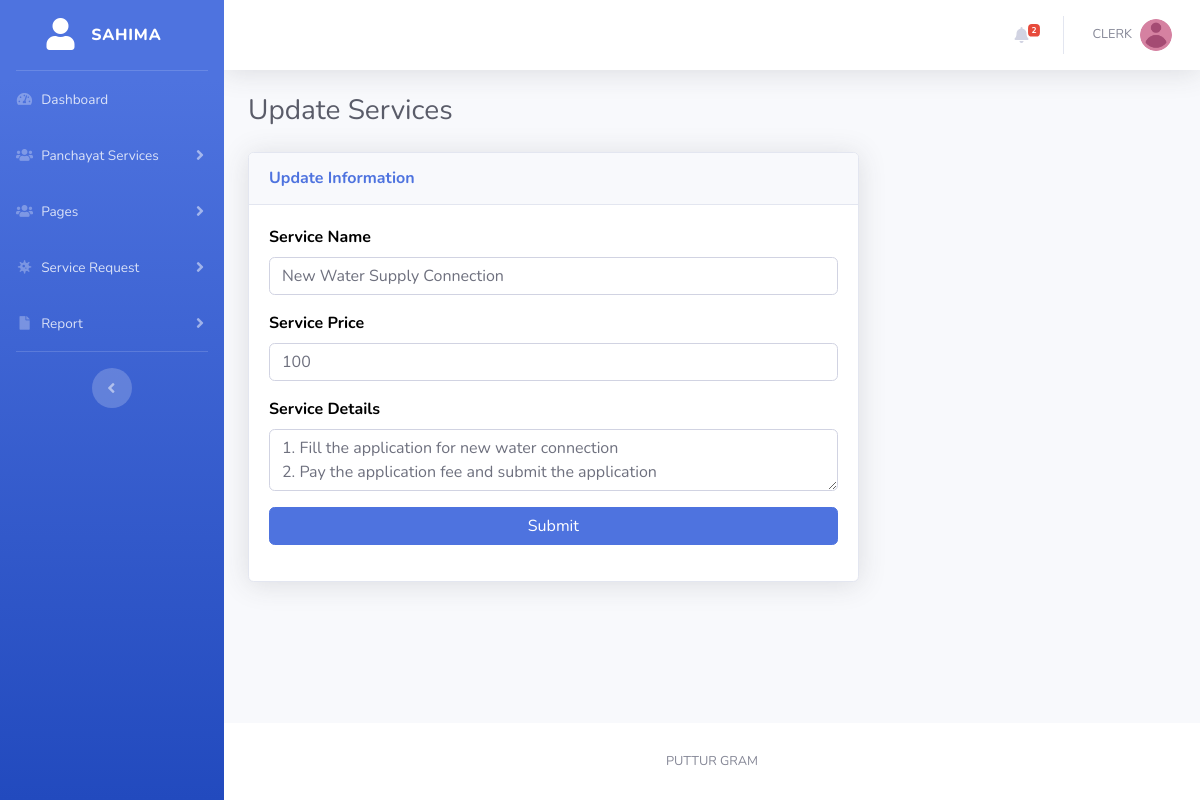
/admin/edit-services.php?sid=2 (signed in), run on the app's committed database.
### tables this page shows
CREATE TABLE `tblservices` (
  `ID` int(5) NOT NULL,
  `ServiceName` varchar(200) DEFAULT NULL,
  `Price` decimal(10,0) DEFAULT NULL,
  `ServiceDetail` mediumtext DEFAULT NULL,
  `CreationDate` timestamp NULL DEFAULT current_timestamp()
);

### admin/edit-services.php (the view, shortened to what this page needs)
<?php session_start();
include_once('includes/config.php');
if (strlen($_SESSION['aid']==0)) {
  header('location:logout.php');
  } else{
?>
<!DOCTYPE html>
<html lang="en">
<head>
    <link href="vendor/fontawesome-free/css/all.min.css" rel="stylesheet" type="text/css">
    <link href="css/sb-admin-2.min.css" rel="stylesheet">
</head>
<body id="page-top">
    <div id="wrapper">
<?php include_once('includes/sidebar.php');?>
        <div id="content-wrapper" class="d-flex flex-column">
            <div id="content">
          <?php include_once('includes/topbar.php');?>
                <div class="container-fluid">
                    <h1 class="h3 mb-4 text-gray-800">Update Services</h1>
<form method="post">
    <?php
$sid=intval($_GET['sid']);
$query=mysqli_query($con,"select * from tblservices where ID='$sid'");
$cnt=1;
while($row=mysqli_fetch_array($query)){
?>
  <div class="row">
                        <div class="col-lg-8">
                            <div class="card shadow mb-4">
                                <div class="card-header py-3">
                                    <h6 class="m-0 font-weight-bold text-primary">Update Information</h6>
                                </div>
                                <div class="card-body">
     <div class="form-group">
                            <label>Service Name</label>
                                            <input type="text" class="form-control" id="servicename" name="servicename"  placeholder="Enter Service Name"   required="true" value="<?php echo $row['ServiceName'];?>">
                                        </div>
                        <div class="form-group">
                            <label>Service Price</label>
                                            <input type="text" class="form-control" id="price" name="price"  placeholder="Service Price" required="true" value="<?php echo $row['Price'];?>">
                                        </div>
                                        <div class="form-group">
                                             <label>Service Details</label>
                                             <textarea class="form-control" placeholder="Service Details" name="serdetail" id="serdetail" required="true"><?php echo $row['ServiceDetail'];?></textarea>
                                        </div>
                                    <?php  $cnt=$cnt+1; } ?>
        <div class="form-group">
                                 <input type="submit" class="btn btn-primary btn-user btn-block" name="submit" id="submit">
                             </div>
                                </div>
                            </div>
                        </div>
                    </div>
</form>
                </div>
            </div>
           <?php include_once('includes/footer.php');?>
        </div>
    </div>
</body>
</html>
<?php } ?>

### admin/includes/topbar.php (shortened to what this page needs)
      <nav class="navbar navbar-expand navbar-light bg-white topbar mb-4 static-top shadow">
            <?php if($_SESSION['aid']):?>
                    <ul class="navbar-nav ml-auto">
<?php $query=mysqli_query($con,"select * from tblrequest where Status is null");
$count=mysqli_num_rows($query);
?>
                        <li class="nav-item dropdown no-arrow mx-1">
                            <a class="nav-link dropdown-toggle" href="#" id="alertsDropdown" role="button"
                                data-toggle="dropdown" aria-haspopup="true" aria-expanded="false">
                                <i class="fas fa-bell fa-fw"></i>
                                <span class="badge badge-danger badge-counter"><?php echo $count;?></span>
                            </a>
                        </li>
                        <li class="nav-item dropdown no-arrow">
                            <a class="nav-link dropdown-toggle" href="#" id="userDropdown" role="button"
                                data-toggle="dropdown" aria-haspopup="true" aria-expanded="false">
                <?php
$adid=$_SESSION['aid'];
$ret1=mysqli_query($con,"select AdminName from tbladmin where ID='$adid'");
while($row1=mysqli_fetch_array($ret1)){
?>
                                <span class="mr-2 d-none d-lg-inline text-gray-600 small"><?php  echo $row1['AdminName'];?></span>
                           <?php } ?>
                                <img class="img-profile rounded-circle"
                                    src="img/image.png">
                            </a>
                        </li>
                    </ul>
                <?php endif;?>
                </nav>

### admin/edit-services.php (style rules this page uses)
label { font-size:16px; font-weight:bold; color:#000; }

### data on the page
tblservices: servicename "New Water Supply Connection", price "100", serdetail "1. Fill the application for new water connection 2. Pay the application fee and submit the application"

### other printed values
$count "2"
$row1['AdminName'] "CLERK"
